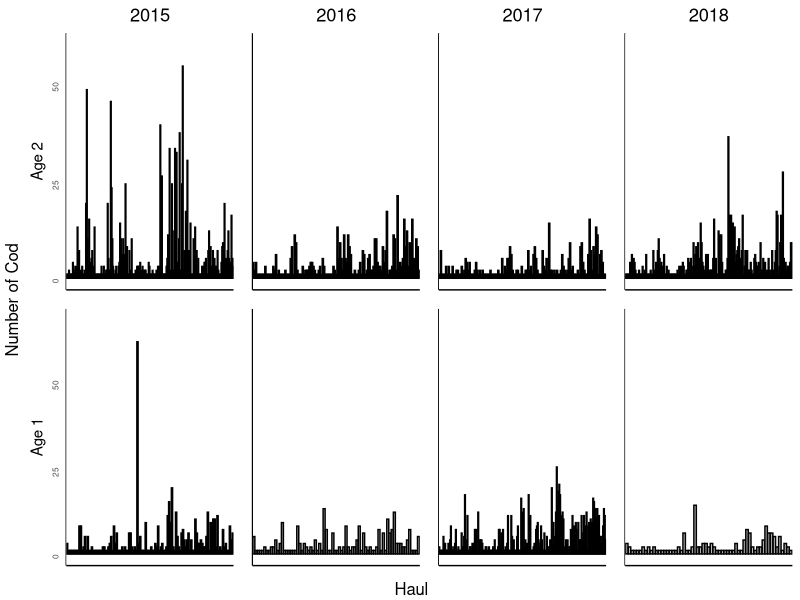
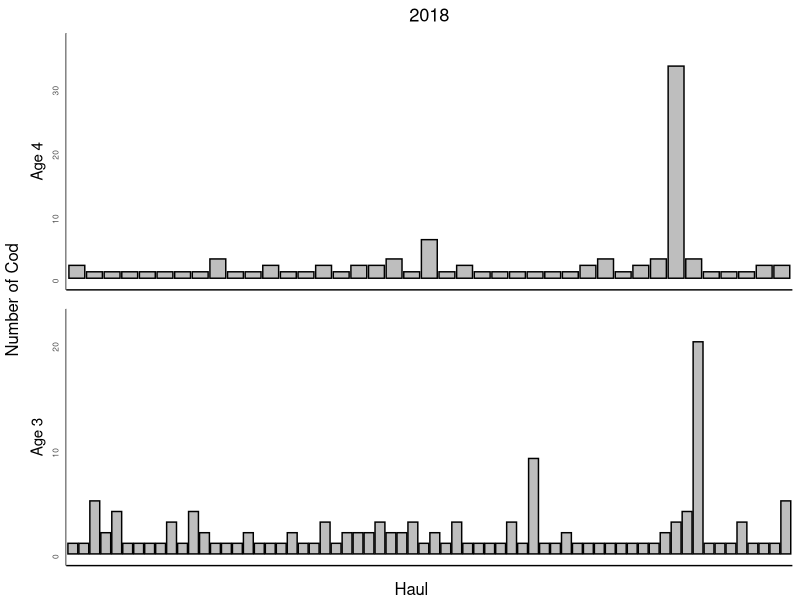

The R source for these figures, in order:
#
# Example of tabulated plot inspired by Gerritsen et al. 2006
#

library(ggplot2)
library(grid)
library(gridExtra)
library(egg)

#' @noRd
makeColorMap <- function(columns, color){
  colors <- as.list(rep(color, length(columns)))
  names(colors) <- columns
  return(colors)
}

#' generates function for passing to tickmaks
#' tickfunctions tries a range of preset scales form 0 to ymax
#' and chooses the one that leaves fewer tickmars, exceding n
genTickMarksTester <- function(n=3, steps=c(.001, 0.0025, 0.005, 0.01, 0.025, 0.05, 0.1, 0.25, 0.5, 1, 2.5, 5, 10, 25, 50, 100, 250, 500)){

  stopifnot(all(steps == sort(steps)))

  tickfun <- function(lim){
    maxl <- lim[2]
    minl <- 0
    for (step in rev(steps)){
      ticks <- seq(minl, maxl, step)

      if (length(ticks) >= 3){
        return(ticks)
      }
    }
    stop("Could not make tickmarks")
  }
}
ticks3 <- genTickMarksTester()

#' @noRd
panelPlot  <- function(plotdata, xVariable, yVariable, ylimcol, ylabel, basetheme, showX=F, showY=F, title=NULL, barcol="black", tickmarks=NULL){

  panelplot <- ggplot(plotdata, aes_string(x=xVariable, y=yVariable)) + ylab(ylabel) + ylim(ylimcol)

  #barplots
  if (nrow(plotdata) == 0){
    panelplot <- panelplot + geom_blank()
  }
  else{
    panelplot <- panelplot + geom_bar(fill = barcol, color="black", stat = "identity")
  }

  panelplot <- panelplot + basetheme()
  panelplot <- panelplot + theme(panel.grid.minor = element_blank(), panel.grid.major = element_blank())
  if (!is.null(tickmarks)){
    panelplot <- panelplot + scale_y_continuous(breaks=tickmarks, limits = ylimcol)
  }
  if (!showX){
    panelplot <- panelplot + theme(axis.title.x = element_blank(), axis.text.x=element_blank(), axis.ticks = element_blank())
  }
  else{
    panelplot <- panelplot + theme(axis.title.x = element_blank())
  }
  if (!showY){
    panelplot <- panelplot + theme(axis.title.y = element_blank(), axis.text.y=element_blank())
  }
  if (!is.null(title)){
    panelplot <- panelplot + ggtitle(title)
  }

  return(panelplot)
}

#' Table plot
#' @description
#'  makes a tabulated plot of estimates grouped by two covariates, one for columns, one for rows. axes of all plots are the same variables.
#' @details
#'  If 'yVariableUpper' and 'yVaraiateLower' is not provided, error bars will not be plotted
#' @param data data.table() with data, must contain columns identified by parameters 'columnGroups', 'rowGroups', 'xVariable' and 'yVariable'
#' @param columnGroups character() identifies column in data that identifies the grouping used for columns in the plot
#' @param rowGRoups character() identifies column in data that identifies the grouping used for rows in the plot
#' @param xVariable character() identifies column in data containting variable to be used for x-axis
#' @param yVariable character() identifies column in data containing variable to be used for y-axis
#' @param ylab character(), optional, label for y-axis, if not provided 'yVariable' will be used.
#' @param ymin numeric(), optional, lower bounds of y axis, if not NULL y axis will be adopted to data for each column
#' @param ymax numeric(), optional, upper bounds of y axis, if not provided y axis will be adopted to data for each column
#' @param xlim vector, optional, lower and upper bounds of x axis, if not provided y axis will be adapted to data for each row
#' @param barcol character() or named list mapping the values in data[,columnGroups] to colors, color of points in plots
#' @param tickmarks numeric() specifies tickmarks for y-axis
#' @param basetheme ggplot2 - theme function to use for plotting. Default adjusts y-axis label alignments to account for variable width of tick-labels.
stackedPanelsBars <- function(data, columnGroups, rowGroups, xVariable, yVariable, ylab=NULL, xlab=NULL, xlim=NULL, ymin=0, ymax=NULL, barcol="black", tickmarks=NULL, basetheme=function(x){ggplot2::theme_classic() + theme(plot.title = element_text(hjust = 0.5), axis.text.y = element_text(angle = 90, hjust = 1, size=6))}){

  if(is.numeric(data[,columnGroups]) | is.numeric(data[,rowGroups])){
    stop("ColumnGroups and rowGroups can not be numeric variables. Covert with as.character()")
  }

  if (!all(c(columnGroups, rowGroups, xVariable, yVariable) %in% names(data))){
    stop("Some arguments (columnGroups, rowGroups, xVariable, yVariable) not found in data.")
  }

  if (any(is.na(data[,c(columnGroups, rowGroups, xVariable)]))){
    stop("NAs in grouping variables or x variable")
  }

  if (is.null(ylab)){
    ylab <- yVariable
  }

  if (is.null(xlab)){
    xlab <- xVariable
  }

  rows <- sort(unique(unlist(data[,rowGroups])), decreasing = T)
  cols <- sort(unique(unlist(data[,columnGroups])))

  if (is.character(barcol)){
    barcol <- makeColorMap(cols, barcol)
  }


  panels <- list()
  for (row in rows){

    #determine ylims if necessary
    minvar <- yVariable
    miny <- ymin
    if (is.null(miny)){
      miny <- min(data[data[,rowGroups] == row,minvar])
      miny <- miny - abs(miny) * .1
    }

    maxvar <- yVariable
    maxy <- ymax
    if (is.null(maxy)){
      maxy <- max(data[data[,rowGroups] == row,maxvar])
      maxy <- maxy + abs(maxy) * .1
    }
    ylimcol <- c(miny, maxy)

    for (col in cols){

      title <- NULL
      if (row == rows[1]){
        title = col
      }

      plotdata <- data[data[,columnGroups] == col & data[,rowGroups] == row,]

      panel <- panelPlot(plotdata, xVariable, yVariable, ylimcol, showX=F, showY=(col == cols[1]), ylabel=row, basetheme=basetheme, title=title, barcol=barcol[[col]], tickmarks=tickmarks)
      panels[[paste(row, col, sep="/")]] <- panel

    }
  }

  ggarrange(
    plots=panels,
    nrow=length(rows),
    left=ylab,
    bottom=xlab
    )
}

countAtAge <- read.csv("Hauls_With_Age/Hauls_with_Age_data.csv", sep=";", stringsAsFactors = F)
countAtAge$Year <- as.character(countAtAge$Year)
countAtAge$Age <- paste("Age", as.character(countAtAge$Age))
countAtAgeQ1 <- countAtAge[countAtAge$Quarter == 1,]
pdf(file = "ices/figures/ALK_Bootstrap_Plots_Edvin/NumberAtAgeInHaulQ1.pdf", width=3.35, onefile = F) #85mm in inches
stackedPanelsBars(data = countAtAgeQ1, columnGroups = "Year", rowGroups = "Age", xVariable = "Haul", yVariable = "Count", xlab="Haul", ylab="Number of Cod", ymin=0, barcol = "grey", tickmarks = ticks3)
dev.off()

countAtAgeQ3 <- countAtAge[countAtAge$Quarter == 3,]
pdf(file = "ices/figures/ALK_Bootstrap_Plots_Edvin/suppMatNumberAtAgeInHaulQ3.pdf", width=3.35, onefile = F) #85mm in inches
stackedPanelsBars(data = countAtAgeQ3, columnGroups = "Year", rowGroups = "Age", xVariable = "Haul", yVariable = "Count", xlab="Haul", ylab="Number of Cod", ymin=0, barcol = "grey", tickmarks = ticks3)
dev.off()
